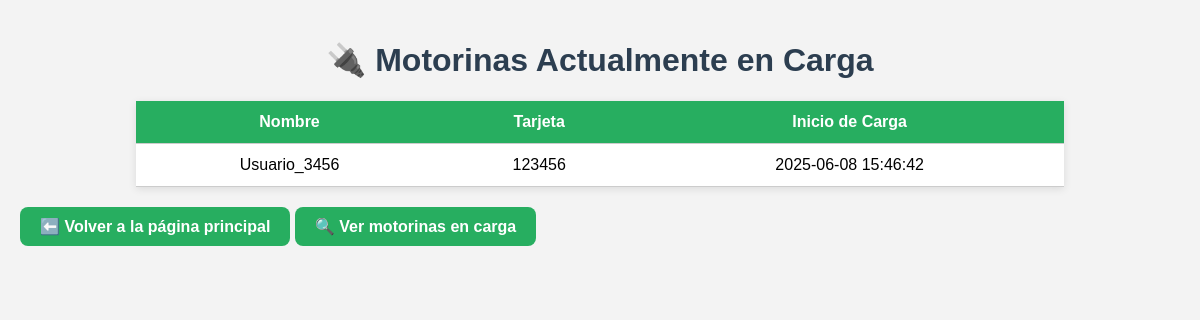
/activas, run on the app's committed database.
### tables this page shows
CREATE TABLE cargas (
            id INTEGER PRIMARY KEY AUTOINCREMENT,
            tarjeta TEXT,
            nombre TEXT,
            fecha TEXT
        , en_proceso INTEGER DEFAULT 1);

### app.py (the view)
@app.route("/activas")
def activas():
    conn = sqlite3.connect("cargas.db")
    c = conn.cursor()
    c.execute("SELECT nombre, tarjeta, fecha FROM cargas WHERE en_proceso = 1")
    activas = c.fetchall()
    conn.close()
    return render_template("activas.html", activas=activas)

### templates/activas.html (shortened to what this page needs)
<!DOCTYPE html>
<html>
<head>
</head>
<body>
    <h1>🔌 Motorinas Actualmente en Carga</h1>
    {% if activas %}
    <table>
        <tr>
            <th>Nombre</th>
            <th>Tarjeta</th>
            <th>Inicio de Carga</th>
        </tr>
        {% for nombre, tarjeta, fecha in activas %}
        <tr>
            <td>{{ nombre }}</td>
            <td>{{ tarjeta }}</td>
            <td>{{ fecha }}</td>
        </tr>
        {% endfor %}
    </table>
    {% else %}
    <p style="text-align:center; color:#999;">No hay motorinas cargando actualmente.</p>
    {% endif %}
    <a href="/" class="boton-volver">⬅️ Volver a la página principal</a>
    <a href="/activas" class="boton-volver">🔍 Ver motorinas en carga</a>
</body>
</html>

### templates/activas.html (style rules this page uses)
body { font-family: Arial, sans-serif; background-color: #f3f3f3; margin: 0; padding: 20px; }
h1 { text-align: center; color: #2c3e50; }
table { margin: 0 auto; width: 80%; border-collapse: collapse; background-color: white; box-shadow: 0 2px 8px rgba(0, 0, 0, 0.1); }
th, td { padding: 12px; text-align: center; border-bottom: 1px solid #ccc; }
th { background-color: #27ae60; color: white; }
a { display: block; text-align: center; margin-top: 20px; color: #27ae60; font-weight: bold; text-decoration: none; }
.boton-volver { display: inline-block; margin: 20px auto; padding: 10px 20px; background-color: #27ae60; color: white; font-weight: bold; border-radius: 8px; text-decoration: none; }

### data on the page
cargas: nombre "Usuario_3456", tarjeta "123456", fecha "2025-06-08 15:46:42"
